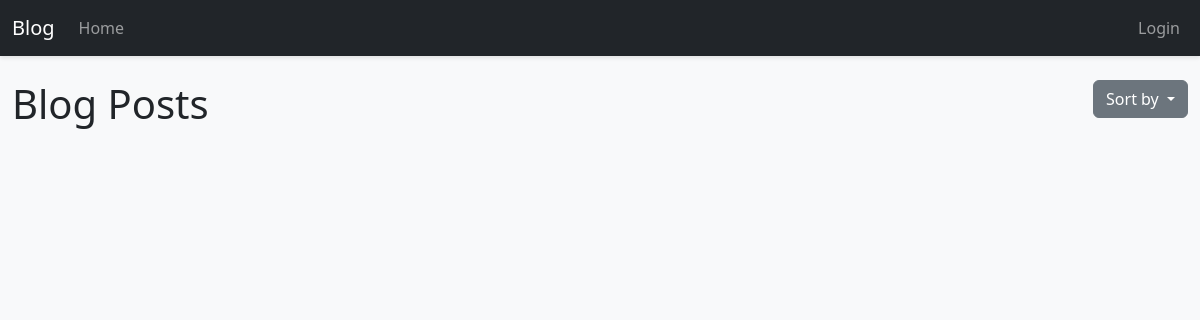
Before: / with the older database file.
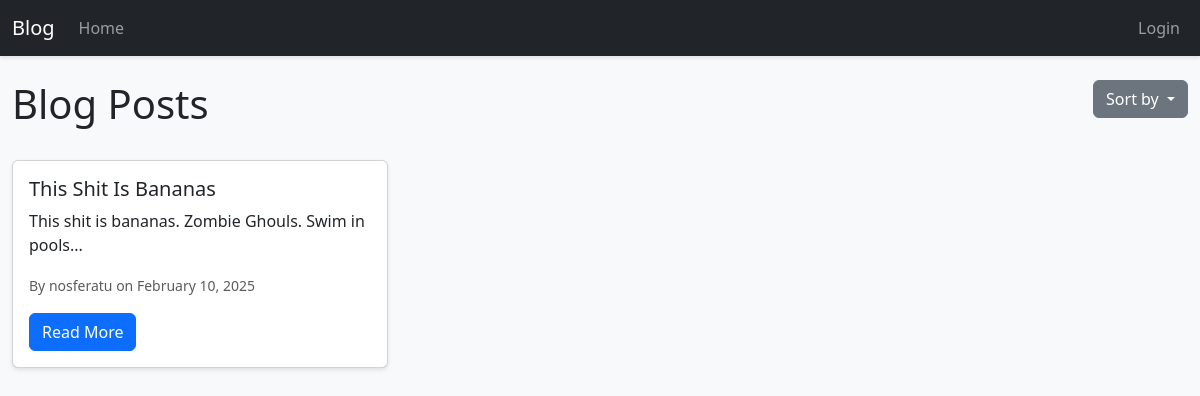
After: the same page with the newer database file.
### app.py (models this page shows, shortened)
class Post(db.Model):
    id = db.Column(db.Integer, primary_key=True)
    title = db.Column(db.String(200), nullable=False)
    slug = db.Column(db.String(200), unique=True, nullable=False)
    content = db.Column(db.Text, nullable=False)
    image_path = db.Column(db.String(200))
    created_at = db.Column(db.DateTime, nullable=False, default=datetime.utcnow)
    updated_at = db.Column(db.DateTime, nullable=False, default=datetime.utcnow)
    user_id = db.Column(db.Integer, db.ForeignKey('user.id'), nullable=False)

class User(UserMixin, db.Model):
    id = db.Column(db.Integer, primary_key=True)
    username = db.Column(db.String(80), unique=True, nullable=False)
    password_hash = db.Column(db.String(120), nullable=False)
    is_admin = db.Column(db.Boolean, default=False)
    posts = db.relationship('Post', backref='author', lazy=True)

### app.py (the view)
@app.route('/')
def home():
    sort_by = request.args.get('sort', 'created_at')
    order = request.args.get('order', 'desc')
    if sort_by not in ['title', 'created_at']:
        sort_by = 'created_at'
    query = Post.query
    if sort_by == 'title':
        query = query.order_by(Post.title.asc() if order == 'asc' else Post.title.desc())
    else:
        query = query.order_by(Post.created_at.asc() if order == 'asc' else Post.created_at.desc())
    posts = query.all()
    return render_template('home.html', posts=posts)

### templates/home.html (shortened to what this page needs)
{% extends "base.html" %}
{% block content %}
<div class="row mb-4">
    <div class="col">
        <h1>Blog Posts</h1>
    </div>
    <div class="col-auto">
        <div class="dropdown">
            <button class="btn btn-secondary dropdown-toggle" type="button" data-bs-toggle="dropdown">
                Sort by
            </button>
        </div>
    </div>
</div>
<div class="row row-cols-1 row-cols-md-2 row-cols-lg-3 g-4">
    {% for post in posts %}
    <div class="col">
        <div class="card h-100">
            <div class="card-body">
                <h5 class="card-title">{{ post.title }}</h5>
                <p class="card-text">{{ post.content[:200] }}...</p>
                <p class="card-text"><small class="text-muted">By {{ post.author.username }} on {{ post.created_at.strftime('%B %d, %Y') }}</small></p>
                <a href="{{ url_for('post', slug=post.slug) }}" class="btn btn-primary">Read More</a>
            </div>
        </div>
    </div>
    {% endfor %}
</div>
{% endblock %}

### templates/base.html (shortened to what this page needs)
<!DOCTYPE html>
<html lang="en">
<head>
    <link href="https://cdn.jsdelivr.net/npm/bootstrap@5.3.0/dist/css/bootstrap.min.css" rel="stylesheet">
    <link href="{{ url_for('static', filename='css/style.css') }}" rel="stylesheet">
</head>
<body>
    <nav class="navbar navbar-expand-lg navbar-dark bg-dark">
        <div class="container">
            <a class="navbar-brand" href="{{ url_for('home') }}">Blog</a>
            <div class="collapse navbar-collapse" id="navbarNav">
                <ul class="navbar-nav me-auto">
                    <li class="nav-item">
                        <a class="nav-link" href="{{ url_for('home') }}">Home</a>
                    </li>
                </ul>
                <ul class="navbar-nav">
                    {% if current_user.is_authenticated %}
                    <li class="nav-item">
                        <span class="nav-link">Welcome, {{ current_user.username }}</span>
                    </li>
                    <li class="nav-item">
                        <a class="nav-link" href="{{ url_for('logout') }}">Logout</a>
                    </li>
                    {% else %}
                    <li class="nav-item">
                        <a class="nav-link" href="{{ url_for('login') }}">Login</a>
                    </li>
                    {% endif %}
                </ul>
            </div>
        </div>
    </nav>
    <div class="container mt-4">
        {% block content %}{% endblock %}
    </div>
</body>
</html>

### static/css/style.css (style rules this page uses)
body { background-color: #f8f9fa; }
.card { box-shadow: 0 2px 4px rgba(0,0,0,0.1); transition: transform 0.2s; }
.navbar { box-shadow: 0 2px 4px rgba(0,0,0,0.1); }
.container { max-width: 1200px; }

Changed rows visible on the page:
added Post: title "This Shit Is Bananas", content "This shit is bananas. Zombie Ghouls. Swim in pools", author.username "nosferatu", created_at "February 10, 2025"
